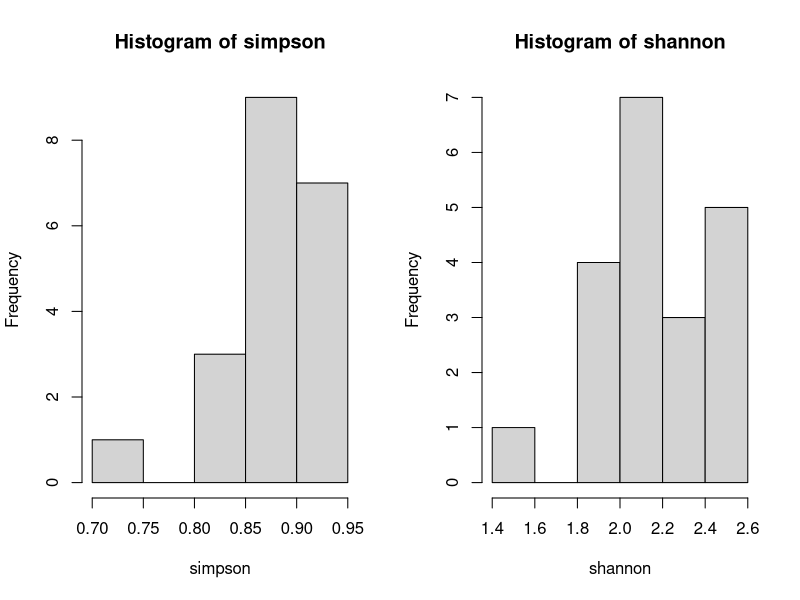
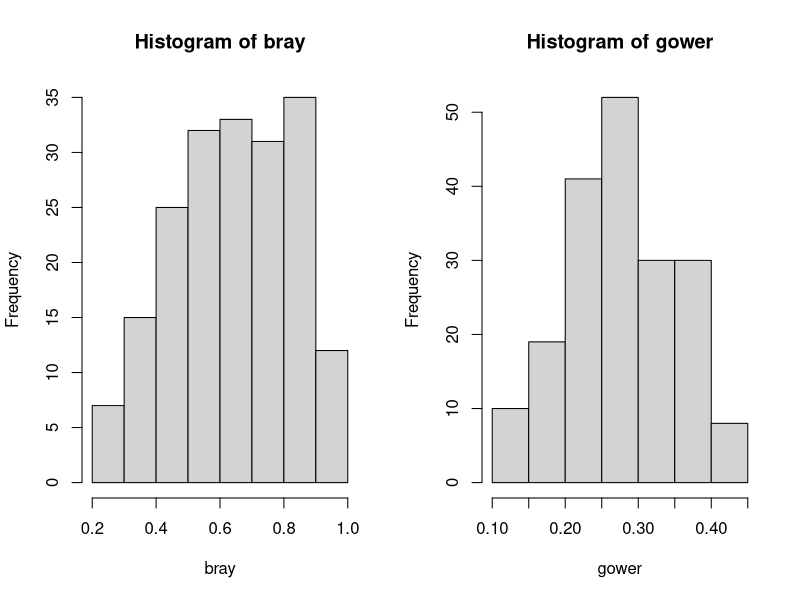
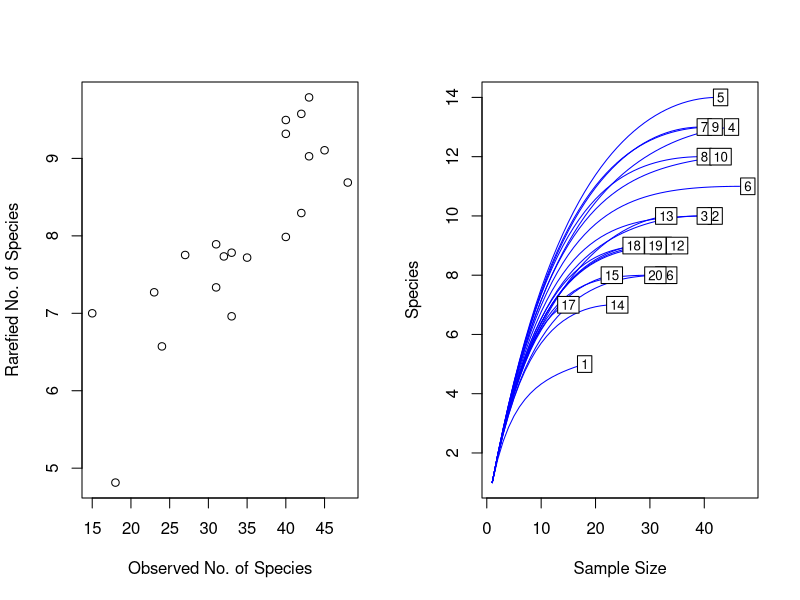
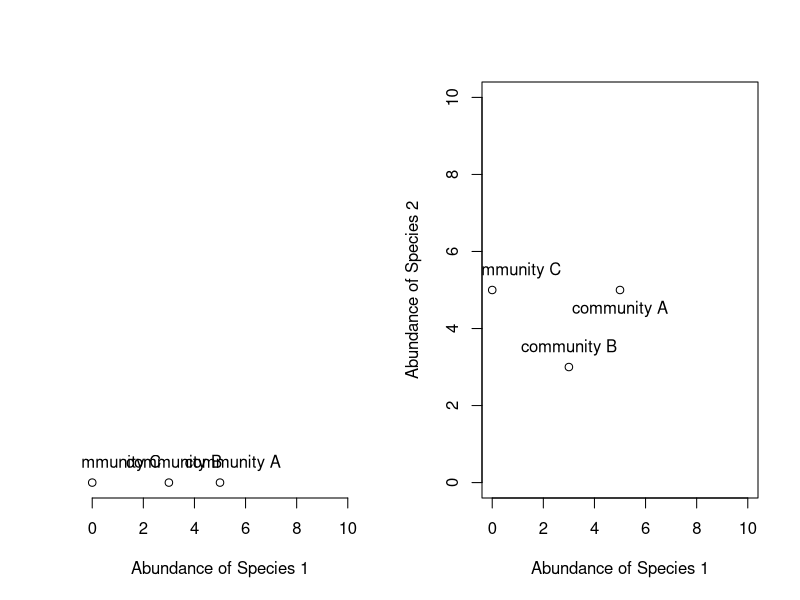
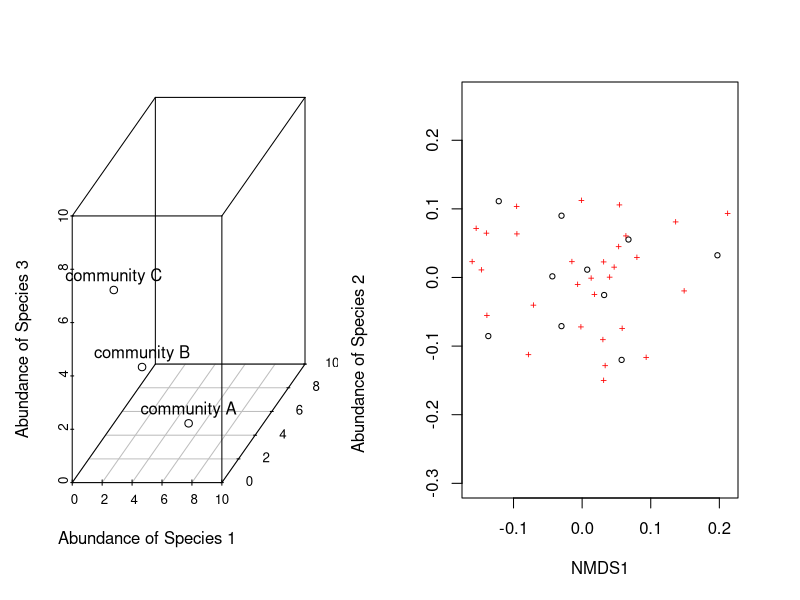
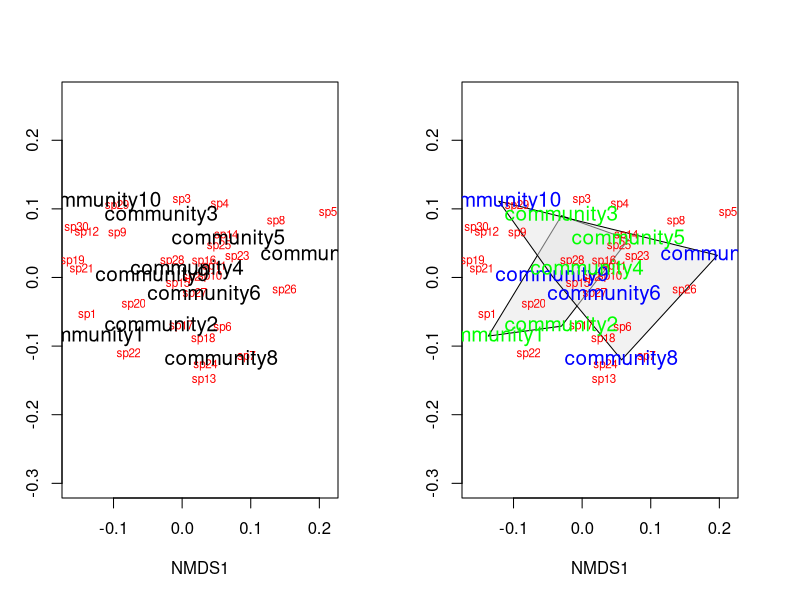
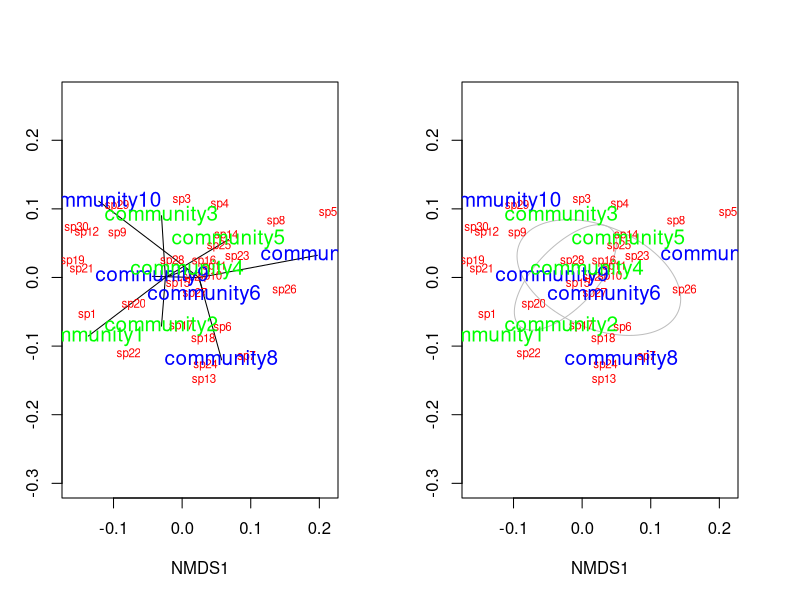
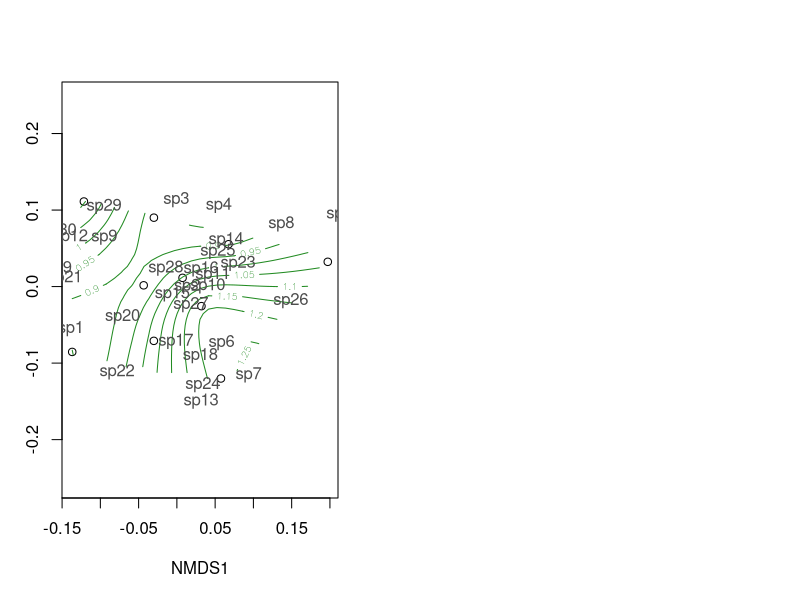

The R script that drew these images, in order:
## ---- chunk 1
#install.packages("vegan")
## ---- chunk 2
library(vegan)
#data(package = "vegan") ## names of data sets in the package

## ---- chunk 3
data(dune) # Vegetation and Environment in Dutch Dune Meadows
str(dune) #a data frame of observations of 30 species at 20 sites

diversity(dune,index = "simpson") # calculate Simpson's 1-D Index of Diversity for each site. # closer to 1 = greater diversity
simpson <- diversity(dune, "simpson") # or assign to var.
simpson 
shannon <- diversity(dune) # note that Shannon's is default
shannon #Typically ranges from 1.5 - 3.4, higher = more diverse 

# lets compare the two
par(mfrow = c(1, 2))  # use par to generate panels with 1 row of 2 graphs
hist(simpson)
hist(shannon)
## ---- chunk 4
# ?vegdist
par(mfrow = c(1, 2))
bray = vegdist(dune, "bray") 
gower = vegdist(dune, "gower")
hist(bray)
hist(gower)

# r allows for multiple iterations of each dissimilarity index to examine #freqeuncy of differences
## ---- chunk 5
spAbund <- rowSums(dune)  #gives the number of individuals found in each plot
spAbund # view observations per plot (site 17)
raremin <- min(rowSums(dune))  #rarefaction uses the smallest number of observations per sample to extrapolate the expected number if all other samples only had that number of observations
raremin # view smallest # of obs 

sRare <- rarefy(dune, raremin) # now use function rarefy
sRare #gives an expected number of observations
par(mfrow = c(1, 2))
plot(spAbund, sRare, xlab = "Observed No. of Species", ylab = "Rarefied No. of Species") # plots actual observations by rarefied.
rarecurve(dune, col = "blue") # produces rarefaction curves demonstrating species accumulation 

# notice that rarefied numbers are generally lower than observed, as
# expected notice that they mostly asymptote, indicating thorough sampling
## ---- chunk 6

plot(0:10,0:10,type="n",axes=F,xlab="Abundance of Species 1",ylab="")
axis(1)
points(5,0); text(5.5,0.5,labels="community A")
points(3,0); text(3.2,0.5,labels="community B")
points(0,0); text(0.8,0.5,labels="community C")

## ---- chunk 7
plot(0:10,0:10,type="n",xlab="Abundance of Species 1",
     ylab="Abundance of Species 2")
points(5,5); text(5,4.5,labels="community A")
points(3,3); text(3,3.5,labels="community B")
points(0,5); text(0.8,5.5,labels="community C")
## ---- chunk 8
# install.packages("scatterplot3d")
library(scatterplot3d)
d=scatterplot3d(0:10,0:10,0:10,type="n",xlab="Abundance of Species 1",
  ylab="Abundance of Species 2",zlab="Abundance of Species 3"); d
d$points3d(5,5,0); text(d$xyz.convert(5,5,0.5),labels="community A")
d$points3d(3,3,3); text(d$xyz.convert(3,3,3.5),labels="community B")
d$points3d(0,5,5); text(d$xyz.convert(0,5,5.5),labels="community C")
## ---- chunk 9
set.seed(2) # random no. generator 
community_matrix=matrix(
   sample(1:100,300,replace=T),nrow=10,
   dimnames=list(paste("community",1:10,sep=""),paste("sp",1:30,sep="")))
head(community_matrix)
example_NMDS=metaMDS(community_matrix, # Our community-by-species matrix
                     k=2) # The number of reduced dimensions. Incress if high stress is problem

## ---- chunk 10
plot(example_NMDS)
## ---- chunk 11
ordiplot(example_NMDS,type="n")
orditorp(example_NMDS,display="species",col="red",air=0.01)
orditorp(example_NMDS,display="sites",cex=1.25,air=0.01)

## ---- chunk 12
treat=c(rep("Treatment1",5),rep("Treatment2",5))
ordiplot(example_NMDS,type="n")
ordihull(example_NMDS,groups=treat,draw="polygon",col="grey90",label=F)
orditorp(example_NMDS,display="species",col="red",air=0.01)
orditorp(example_NMDS,display="sites",col=c(rep("green",5),rep("blue",5)),
   air=0.01,cex=1.25)
## ---- chunk 13
#spider plot
ordiplot(example_NMDS,type="n")
ordispider(example_NMDS,groups=treat)
orditorp(example_NMDS,display="species",col="red",air=0.01)
orditorp(example_NMDS,display="sites",col=c(rep("green",5),rep("blue",5)),
         air=0.01,cex=1.25)

#ellipse
ordiplot(example_NMDS,type="n")
ordiellipse(example_NMDS,groups=treat,col="grey",label=F)
orditorp(example_NMDS,display="species",col="red",air=0.01)
orditorp(example_NMDS,display="sites",col=c(rep("green",5),rep("blue",5)),
         air=0.01,cex=1.25)

## ---- chunk 14
# Define random elevations for previous example
elevation=runif(10,0.5,1.5)
# Use the function ordisurf to plot contour lines
ordisurf(example_NMDS,elevation,main="",col="forestgreen")
# Finally, display species on plot
orditorp(example_NMDS,display="species",col="grey30",air=0.1,
   cex=1)
